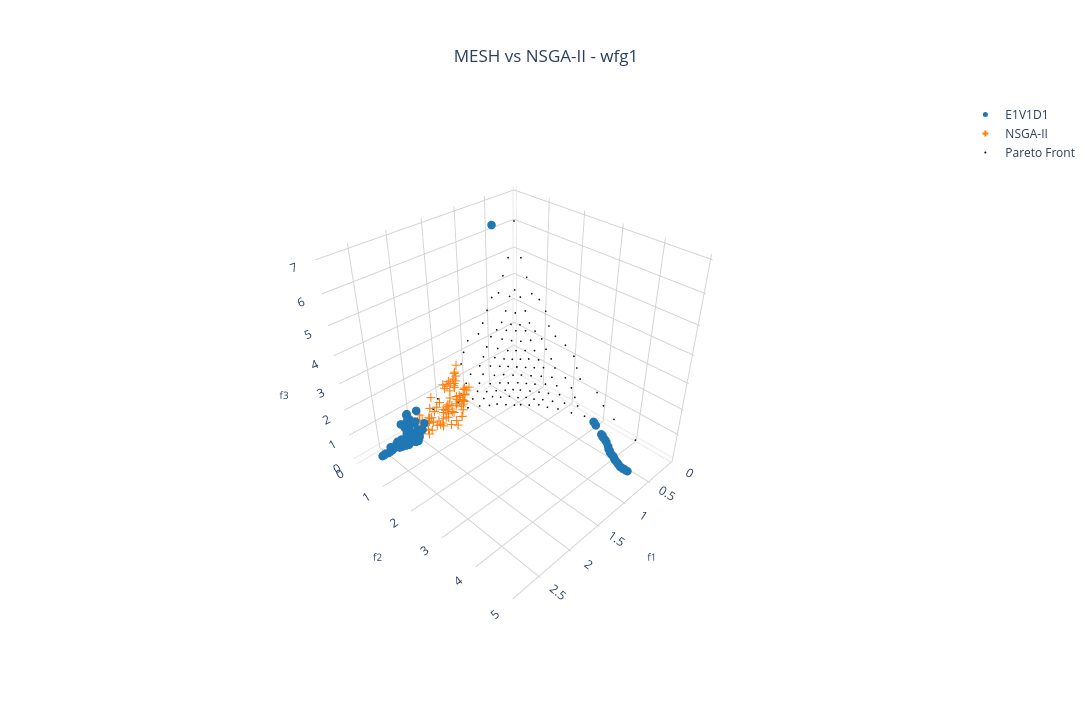

This figure's notebook cell:
### Markdown cell above
### MESH vs Pymoo 3D:

### Code cell
# Creating a subplot
fig = go.Figure()

add_MESH = True
if(add_MESH):
    for i in range(num_dataset):
        fig.add_trace(pareto_front[i])

fig.add_trace(go.Scatter3d(x=res.F[:,0], 
               y=res.F[:,1],
               z=res.F[:,2],
               mode='markers', marker=dict(size=5, symbol=marker_symbols[(num_dataset + 1) % num_symbols], color=solid_colors[-1]),
               name="NSGA-II")
               )

# Setting layout
fig.update_layout(
    showlegend=True,
    scene=dict(
        camera=dict(
          eye=dict(x=1.5,y=1.5,z=1.5)
        ),
        xaxis=dict(
            #range=[-0.15, 0.65],
            title=dict(text='f1', font=dict(size=10)),
            backgroundcolor='white',  # X-axis background
            gridcolor='lightgray',    # Grid color on X axis 
            showbackground=True       # Show background
        ),
        yaxis=dict(
            #range=[-0.15, 0.65],
            title=dict(text='f2', font=dict(size=10)),
            backgroundcolor='white',  # Y-axis background
            gridcolor='lightgray',    # Grid color on Y axis
            showbackground=True       # Show background
        ),
        zaxis=dict(
            #range=[-0.15, 0.65],
            title=dict(text='f3', font=dict(size=10)),
            backgroundcolor='white',  # Z-axis background
            gridcolor='lightgray',    # Grid color on Z axis
            showbackground=True       # Show background
        ),
        aspectmode='cube',
    ),
    title=dict(
        text='MESH vs NSGA-II - ' + experiment_name,
        x=0.5,  # Centering the title
        xanchor='center',
        yanchor='top'
    ),
    #margin=dict(l=0, r=0, b=0, t=0), # Rearrange the margin
    width=1520,   # Figure width (pixels)
    height=720,  # Figure height (pixels)
    paper_bgcolor="white",
    plot_bgcolor='white'
)

# Plotting the Pareto front
real_pareto_front = get_pareto(experiment_name, n_pareto_density, position_dim, 3)
fig.add_trace(
	go.Scatter3d(x=real_pareto_front[:,0],
		y=real_pareto_front[:,1],
		z=real_pareto_front[:,2],
		mode='markers', marker=dict(size=1, color='black'),
		name='Pareto Front',
		showlegend=(i==0)
		)
	)

# Showing the figure
fig.show()
